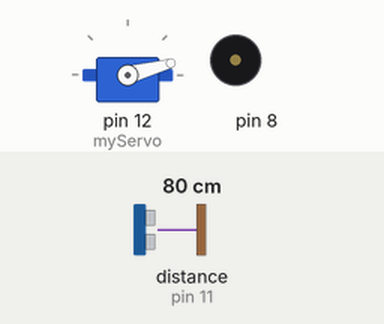
A sketch run on a simulated Arduino Uno, built with avr-gcc and run on an emulated ATmega328P. Shown: servo, buzzer (waves = sounding). Wiring (inferred from the names in the program): ultrasonic range finder: trigger pin 10; echo pin 11. The test bench sets the inputs (shaded band); at power-on: distance to the obstacle (sensor on pin 11) 80 cm. The echo pulse lasts 58.3 µs per cm; what the sketch prints to the serial monitor is not drawn.

Above: at 0.01 s.
1.3 s: distance to the obstacle (sensor on pin 11) set to 60 cm
At 3.89 s:
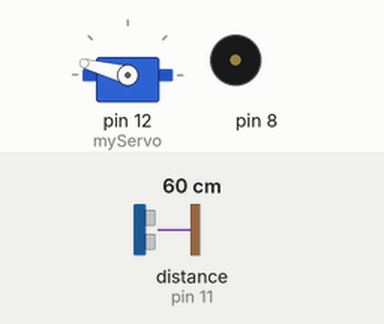
4.3 s: distance to the obstacle (sensor on pin 11) set to 2 cm
At 5.1 s:
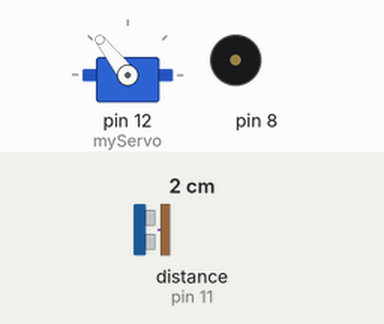
7.3 s: distance to the obstacle (sensor on pin 11) set to 299 cm
At 7.48 s:
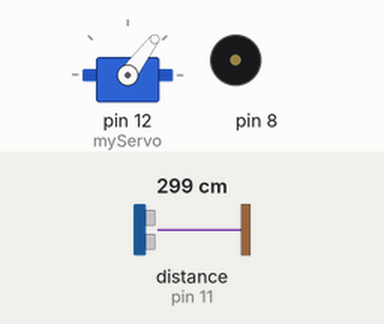
10.3 s: distance to the obstacle (sensor on pin 11) set to 4 cm
At 13.07 s:
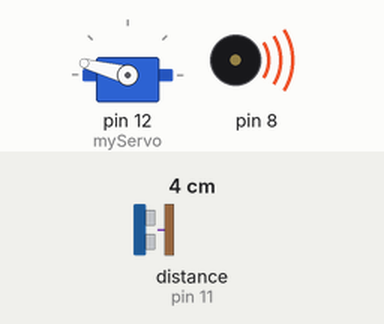
13.3 s: distance to the obstacle (sensor on pin 11) set to 250 cm
16.3 s: distance to the obstacle (sensor on pin 11) set to 120 cm
Timing chart, 0 to 20.3 s (numbered marks = the images above; inputs shaded):
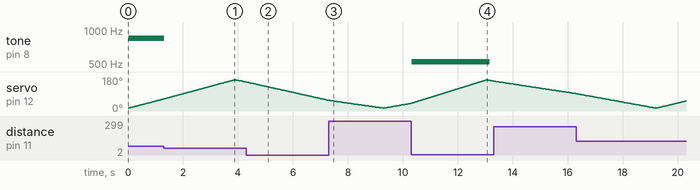

The sketch:

radarZumbador.ino
```cpp
// Includes the Servo library
#include <Servo.h>
#include "pitches.h"
// Defines Tirg and Echo pins of the Ultrasonic Sensor
const int trigPin = 10;
const int echoPin = 11;
// Variables for the duration and the distance
long duration;
int distance;
int sonido;
int melody[] = {
  NOTE_C5, NOTE_D5, NOTE_E5, NOTE_F5, NOTE_G5, NOTE_A5, NOTE_B5, NOTE_C6};
Servo myServo; // Creates a servo object for controlling the servo motor
void setup() {
 pinMode(trigPin, OUTPUT); // Sets the trigPin as an Output
 pinMode(echoPin, INPUT); // Sets the echoPin as an Input
 Serial.begin(9600);
 myServo.attach(12); // Defines on which pin is the servo motor attached
}
void loop() {
 // rotates the servo motor from 15 to 165 degrees
 for(int i=15;i<=165;i++){
 myServo.write(i);
 delay(20);
 distance = calculateDistance();// Calls a function for calculating the distance measured by the Ultrasonic sensor for each degree

 Serial.print(i); // Sends the current degree into the Serial Port
 Serial.print(","); // Sends addition character right next to the previous value needed later in the Processing IDE for indexing
 Serial.print(distance); // Sends the distance value into the Serial Port
 Serial.print("."); // Sends addition character right next to the previous value needed later in the Processing IDE for indexing
 sonido = distance/5;
 tone(8, melody[sonido], 100);
 delay(01);
}
 // Repeats the previous lines from 165 to 15 degrees
 for(int i=165;i>15;i--){
 myServo.write(i);
 delay(30);
 distance = calculateDistance();
 Serial.print(i);
 Serial.print(",");
 Serial.print(distance);
 Serial.print(".");
}
}
// Function for calculating the distance measured by the Ultrasonic sensor
int calculateDistance(){
digitalWrite(trigPin, LOW);
 delayMicroseconds(2);
 // Sets the trigPin on HIGH state for 10 micro seconds
 digitalWrite(trigPin, HIGH);
 delayMicroseconds(10);
 digitalWrite(trigPin, LOW);
 duration = pulseIn(echoPin, HIGH); // Reads the echoPin, returns the sound wave travel time in microseconds
 distance= duration*0.034/2;
 return distance;
}
```

Measured:
- after the input at 1.3 s, tone on pin 8: 846 Hz → silent after 0.02 s instead of 2.8 s
- after the input at 7.3 s, tone on pin 8: stays silent (without the input it goes to 523 Hz after 1.3 s)
- after the input at 10.3 s, tone on pin 8: silent → 523 Hz at once, → silent 2.8 s later
